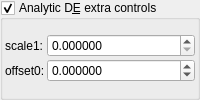
    <widget class="MyGroupBox" name="groupCheck_analyticDE_enabled_false">
     <property name="title">
      <string>Analytic D&amp;E extra controls</string>
     </property>
     <property name="checkable">
      <bool>true</bool>
     </property>
     <layout class="QVBoxLayout" name="verticalLayout_12" stretch="0">
      <property name="spacing">
       <number>2</number>
      </property>
      <property name="leftMargin">
       <number>2</number>
      </property>
      <property name="topMargin">
       <number>2</number>
      </property>
      <property name="rightMargin">
       <number>2</number>
      </property>
      <property name="bottomMargin">
       <number>2</number>
      </property>
      <item>
       <layout class="QGridLayout" name="gridLayout_28" columnstretch="0,0,1">
        <property name="spacing">
         <number>2</number>
        </property>
        <item row="0" column="1">
         <widget class="QLabel" name="label_179">
          <property name="text">
           <string>scale1:</string>
          </property>
         </widget>
        </item>
        <item row="0" column="2">
         <widget class="MyDoubleSpinBox" name="spinbox_analyticDE_scale_1">
          <property name="sizePolicy">
           <sizepolicy hsizetype="Minimum" vsizetype="Maximum">
            <horstretch>0</horstretch>
            <verstretch>0</verstretch>
           </sizepolicy>
          </property>
          <property name="prefix">
           <string/>
          </property>
          <property name="suffix">
           <string/>
          </property>
          <property name="decimals">
           <number>6</number>
          </property>
          <property name="minimum">
           <double>0.000000000000000</double>
          </property>
          <property name="maximum">
           <double>99.989999999999995</double>
          </property>
          <property name="singleStep">
           <double>0.010000000000000</double>
          </property>
         </widget>
        </item>
        <item row="1" column="2">
         <widget class="MyDoubleSpinBox" name="spinbox_analyticDE_offset_0">
          <property name="sizePolicy">
           <sizepolicy hsizetype="Minimum" vsizetype="Maximum">
            <horstretch>0</horstretch>
            <verstretch>0</verstretch>
           </sizepolicy>
          </property>
          <property name="prefix">
           <string/>
          </property>
          <property name="suffix">
           <string/>
          </property>
          <property name="decimals">
           <number>6</number>
          </property>
          <property name="minimum">
           <double>-99.989999999999995</double>
          </property>
          <property name="maximum">
           <double>99.989999999999995</double>
          </property>
          <property name="singleStep">
           <double>0.100000000000000</double>
          </property>
         </widget>
        </item>
        <item row="1" column="1">
         <widget class="QLabel" name="label_180">
          <property name="text">
           <string>offset0:</string>
          </property>
         </widget>
        </item>
       </layout>
      </item>
     </layout>
    </widget>
